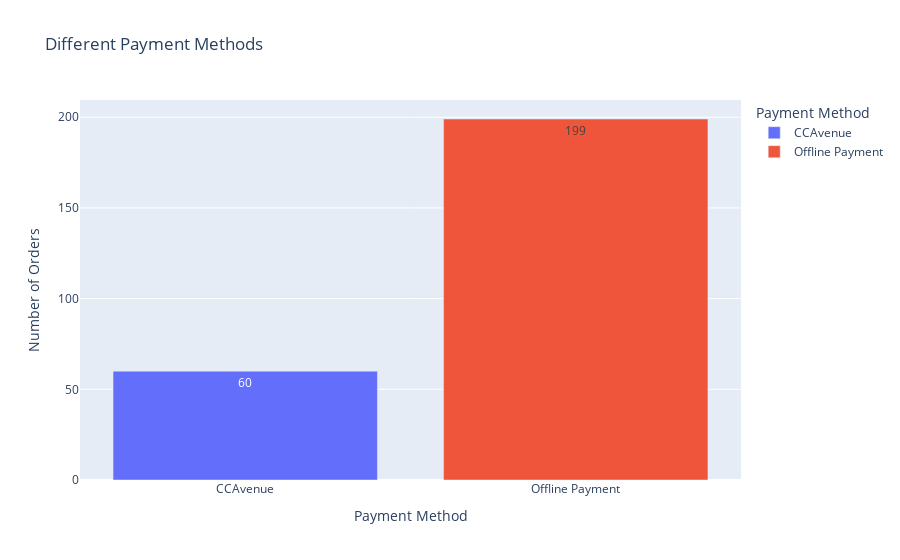

Write notebook code for a chart like this one.
### Code cell
payment_fig = px.bar(count_method, x='Payment Method', y='Order No', color="Payment Method", title='Different Payment Methods',
        text_auto=True, labels={'Order No':'Number of Orders'})
payment_fig.show()

### Figure 1 — Plotly figure (JSON) as saved in the notebook; plotly's stock layout.template omitted (floating-point values rounded to 4 significant figures)
{"data": [{"alignmentgroup": "True", "hovertemplate": "Payment Method=%{x}<br>Number of Orders=%{y}<extra></extra>", "legendgroup": "CCAvenue", "marker": {"color": "#636efa", "pattern": {"shape": ""}}, "name": "CCAvenue", "offsetgroup": "CCAvenue", "orientation": "v", "showlegend": true, "textposition": "auto", "texttemplate": "%{y}", "type": "bar", "x": ["CCAvenue"], "xaxis": "x", "y": [60], "yaxis": "y"}, {"alignmentgroup": "True", "hovertemplate": "Payment Method=%{x}<br>Number of Orders=%{y}<extra></extra>", "legendgroup": "Offline Payment", "marker": {"color": "#EF553B", "pattern": {"shape": ""}}, "name": "Offline Payment", "offsetgroup": "Offline Payment", "orientation": "v", "showlegend": true, "textposition": "auto", "texttemplate": "%{y}", "type": "bar", "x": ["Offline Payment"], "xaxis": "x", "y": [199], "yaxis": "y"}], "layout": {"barmode": "relative", "legend": {"title": {"text": "Payment Method"}, "tracegroupgap": 0}, "title": {"text": "Different Payment Methods"}, "xaxis": {"anchor": "y", "categoryarray": ["CCAvenue", "Offline Payment"], "categoryorder": "array", "domain": [0, 1], "title": {"text": "Payment Method"}}, "yaxis": {"anchor": "x", "domain": [0, 1], "title": {"text": "Number of Orders"}}}}
